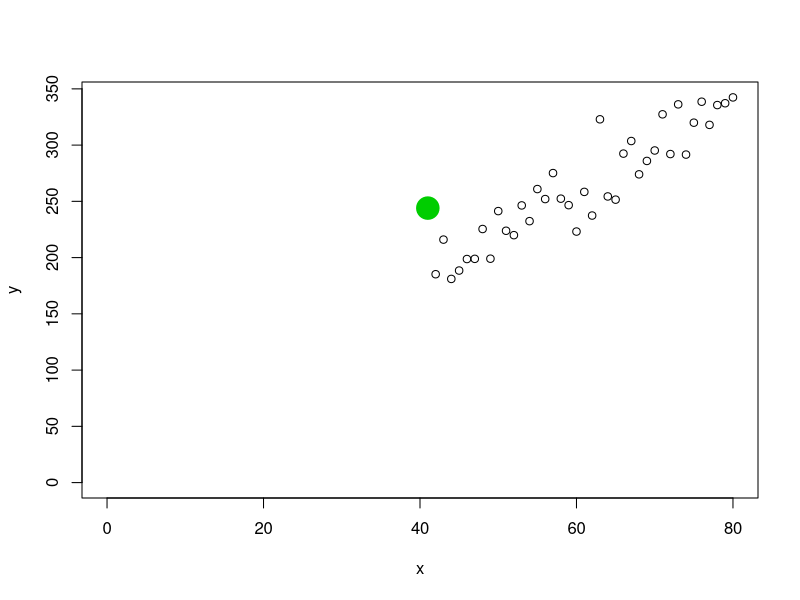

The R script that drew this image:
## ---- chunk 1
knitr::opts_chunk$set(echo = TRUE)
## ---- chunk 2
x = 42:80
set.seed(34) # we will all have the same data
y = 20 + 4*x + rnorm(39,0,20)
xx = 41
yy = 20+4*xx + 60
x = c(xx,x)
y = c(yy, y)
plot(y~x, xlim=range(c(0, x)),ylim=range(c(0,y)))
points(xx,yy,pch=19,cex=3,col="green3")

